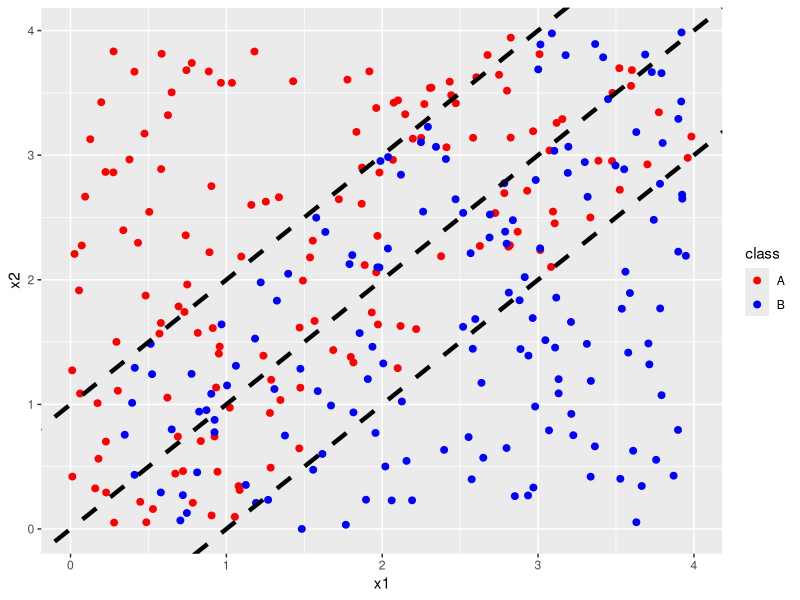

The R source for this figure: (Note: this script raises an error after producing the figure.)
library(ggplot2)
library(dplyr)
N <- 200
b <- 1
f1 <- function(x1,x2) b+x1-x2
f2 <- function(x1,x2) -b+x1-x2


eps <- 2
Xa <- matrix(runif(2*N,0,4),nrow=N)
c1 <- apply(Xa,1,function(x) sign(f1(x[1],x[2])-eps))  <0
Xb <- matrix(runif(2*N,0,4),nrow=N)
c2 <- apply(Xb,1,function(x) sign(f2(x[1],x[2])+eps))>0

dat.df <- data.frame(rbind(Xa[c1,],Xb[c2,]),class=c(rep("A",sum(c1)),rep("B",sum(c2))))
names(dat.df) <- c("x1","x2","class")
nrow(dat.df)

ggplot(dat.df,aes(x1,x2,color=class))+
    geom_point(size=2)+
    scale_color_manual(values=c("red","blue"))+
    geom_abline(slope=1,intercept=b,color="black",linetype="dashed",size=1.5)+
    geom_abline(slope=1,intercept=-b,color="black",linetype="dashed",size=1.5)+
    geom_abline(slope=1,intercept=0,color="black",linetype="dashed",size=1.5)

mod1 <- glm(class~x1+x2,family="binomial",data=dat.df)

library(e1071)

C <- .0001000
svmfit <-
    svm(class~x1+x2,data=dat.df,cost=C,
        kernel="linear",scale=F)
svmfit

str(svmfit)
sv.df <- data.frame(svmfit$SV,Support=T)

dat.df0 <- dat.df%>%
    left_join(sv.df)%>%
    mutate(Support=!is.na(Support))
with(dat.df0,table(Support))

ggplot(dat.df0,aes(x1,x2,color=class,size=.25*Support+2))+
    geom_point()+
    scale_color_manual(values=c("red","blue"))

preds.svm <- predict(svmfit,newdata=dat.df)
with(dat.df,table(class,preds.svm))
#######################################################

N <- 200
b <- 1
f1 <- function(x1,x2) b+x1-x2-.2*x1^2
f2 <- function(x1,x2) -b+x1-x2+x2^2


eps <- .02
Xa <- matrix(runif(2*N,0,4),nrow=N)
c1 <- apply(Xa,1,function(x) sign(f1(x[1],x[2])-eps))  <0
Xb <- matrix(runif(2*N,0,4),nrow=N)
c2 <- apply(Xb,1,function(x) sign(f2(x[1],x[2])+eps))>0

dat.df <- data.frame(rbind(Xa[c1,],Xb[c2,]),class=c(rep("A",sum(c1)),rep("B",sum(c2))))
names(dat.df) <- c("x1","x2","class")
nrow(dat.df)

ggplot(dat.df,aes(x1,x2,color=class))+
    geom_point(size=2)+
    scale_color_manual(values=c("red","blue"))

mod1 <- glm(class~x1+x2,family="binomial",data=dat.df)

dat.mat <- data.matrix(dat.df)
head(dat.mat)
X1 <- dat.mat[,1]
X2 <- dat.mat[,2]

X12 <- X1*X2
X11 <- X1*X1
X22 <- X2*X2

dat.mat2 <- cbind(X11,X22,X12,dat.mat)
dim(dat.mat2)

dat.df2 <- data.frame(dat.mat2)
dat.df2 <- mutate(dat.df2,class=factor(class))
names(dat.df2)


C <- 1
svmfit <-
    svm(class~.,data=dat.df2,cost=C,
        kernel="linear",scale=F)

preds.svm <- predict(svmfit,newdata=dat.df2)
with(dat.df2,table(class,preds.svm))


C <- 1
svmfit <-
    svm(class~.,data=dat.df,cost=C,
        kernel="linear",scale=F)

preds.svm <- predict(svmfit,newdata=dat.df)
with(dat.df,table(class,preds.svm))


ggplot(dat.df2,aes(x1,x2,color=preds.svm))+
    geom_point(size=2)+
    scale_color_manual(values=c("red","blue"))


#######################################################
#######################################################
## generate values according to ESL example page 21
## start with multivariate normal means for classes 0 and 1.
## n means at (1,0) and 10 at (-1,0) with sigma=Id
#######################################################
##fixed sd for samples
sd<- sqrt(1/5)

##center
n <- 10
mu0 <- mvrnorm(n,c(0,1),diag(1,2))
mu1 <- mvrnorm(n,c(1,0),diag(1,2))

############################################
N <- 200 ## pretty big training set
rnds <- sample(1:n,N,rep=T)
vals1 <- t(apply(mu1[rnds,],1,function(mu) mvrnorm(1,mu,diag(2)*sd)))
rnds <- sample(1:n,N,rep=T)
vals0<- t(apply(mu0[rnds,],1,function(mu) mvrnorm(1,mu,diag(2)*sd)))
vals <- rbind(vals1,vals0)
##put in a data frame
train.df <-
    data.frame(row=1:(2*N),x=vals[,1],y=vals[,2],class=rep(c("A","B"),each=N))

#######################################################
##build a grid to show the region classifications
## grid size
GS <- 100
#GS <- 15
xmin <- with(train.df,min(x))
xmax <- with(train.df,max(x))
ymin <- with(train.df,min(y))
ymax <- with(train.df,max(y))
##
xvals=seq(xmin,xmax,length=GS)
yvals=seq(ymin,ymax,length=GS)
grid.xy=expand.grid(xvals,yvals)
grid.df <- data.frame(x=grid.xy[,1],y=grid.xy[,2])


############################################
C <- 1
svmfit <-
    svm(class~x+y,data=train.df,cost=C,
        kernel="linear",scale=F)

svmfit <-
    svm(class~x+y,data=train.df,cost=C,
        kernel="polynomial",degree=3,scale=F)


svmfit <-
    svm(class~x+y,data=train.df,cost=C,
        kernel="polynomial",degree=10,scale=F)

svmfit <-
    svm(class~x+y,data=train.df,cost=C,
        kernel="radial",gamma=50,scale=F)

#######################################################
grid.svm <- predict(svmfit,newdata=grid.df)
grid.df$pred <- grid.svm
##
ggplot()+
    geom_point(data=grid.df,aes(x,y,color=pred),shape=15,size=5,alpha=.05)+
    geom_point(data=train.df,aes(x,y,color=factor(class)),size=3)+
    scale_color_manual(values=c("red","blue"))

